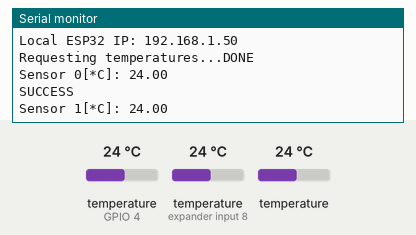
Recording of a program running on a simulated ESP32. Shown: the last lines printed to the serial monitor. The test bench sets the inputs (shaded band); at power-on: temperature (sensors on GPIO 4, expander input 8) 24 °C, temperature 24 °C. WiFi joins after 1.5 s; servers stay silent unless stated; uploads are accepted with an empty reply.

Above: at 3.7 s.
3.8 s: temperature (sensor on GPIO 4) set to 12 °C
At 3.89 s:
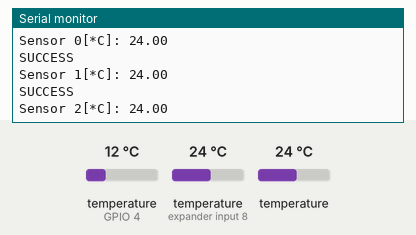
5.3 s: temperature (sensor on GPIO 4) set to 19 °C
At 5.9 s:
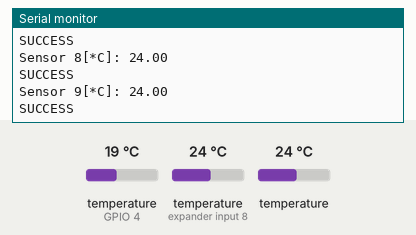
Timing chart, 0 to 8.3 s (numbered marks = the images above; inputs shaded):
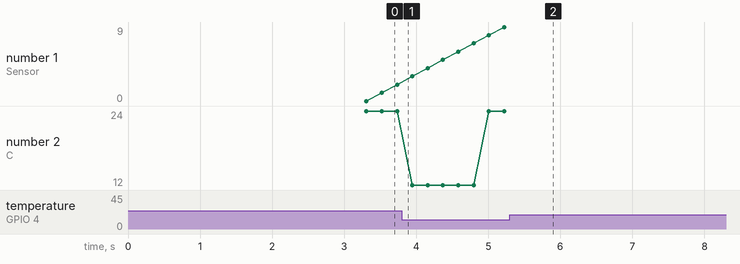

The program:

main.cpp
```cpp
#include <OneWire.h>
#include <DallasTemperature.h>
#include <WiFi.h>
#include <HTTPClient.h>


// Data wire is connected to GPIO15
#define ONE_WIRE_BUS 4
// Setup a oneWire instance to communicate with a OneWire device
OneWire oneWire(ONE_WIRE_BUS);
// Pass our oneWire reference to Dallas Temperature sensor
DallasTemperature sensors(&oneWire);

const char* ssid = "Bruh";
const char* passwd = "bruh12354";

struct ListOfSensors {
    DeviceAddress list[10];
};

ListOfSensors lst;

ListOfSensors detectSensors() {
    struct ListOfSensors lOs;
    for (int i = 0; i < 10; i++) {
        if (!oneWire.search(lOs.list[i])) {
            return lOs;
        }
    }
    return lOs;
}


void setup(void){
    Serial.begin(9600);
    sensors.begin();


    WiFi.begin(ssid, passwd);
    Serial.println("\nConnecting");

    while (WiFi.status() != WL_CONNECTED) {
        Serial.print(".");
        delay(100);
    }

    Serial.println("\nConnected to the WiFi network");
    Serial.print("Local ESP32 IP: ");
    Serial.println(WiFi.localIP());


    lst = detectSensors();

    delay(1000);
}

void loop(void){
    Serial.print("Requesting temperatures...");
    sensors.requestTemperatures(); // Send the command to get temperatures
    Serial.println("DONE");

    for (int i = 0; i < 10; i++) {
        float val = sensors.getTempC(lst.list[i]);
        if (val != -127.00) {
            Serial.print("Sensor ");
            Serial.print(i);
            Serial.print("[*C]: ");
            Serial.println(val);

            if (WiFi.status() == WL_CONNECTED) {
                HTTPClient http;
                WiFiClient wclient;

                http.begin(wclient, "http://192.168.138.198:9091/metrics/job/temps/instance/" + String(i));

                // http.addHeader("Content-Type", "text/plain");
                int c = http.POST("t " + String(val) + "\n");
                if (c != 200) {
                    Serial.println("ERROR: " + String(c));
                } else {
                    Serial.println("SUCCESS");
                }
                http.end();
            }
        }
    }

    delay(5000);
}
```

Measured:
- plotted number 2: 24 → 19 after the input at 5.3 s
